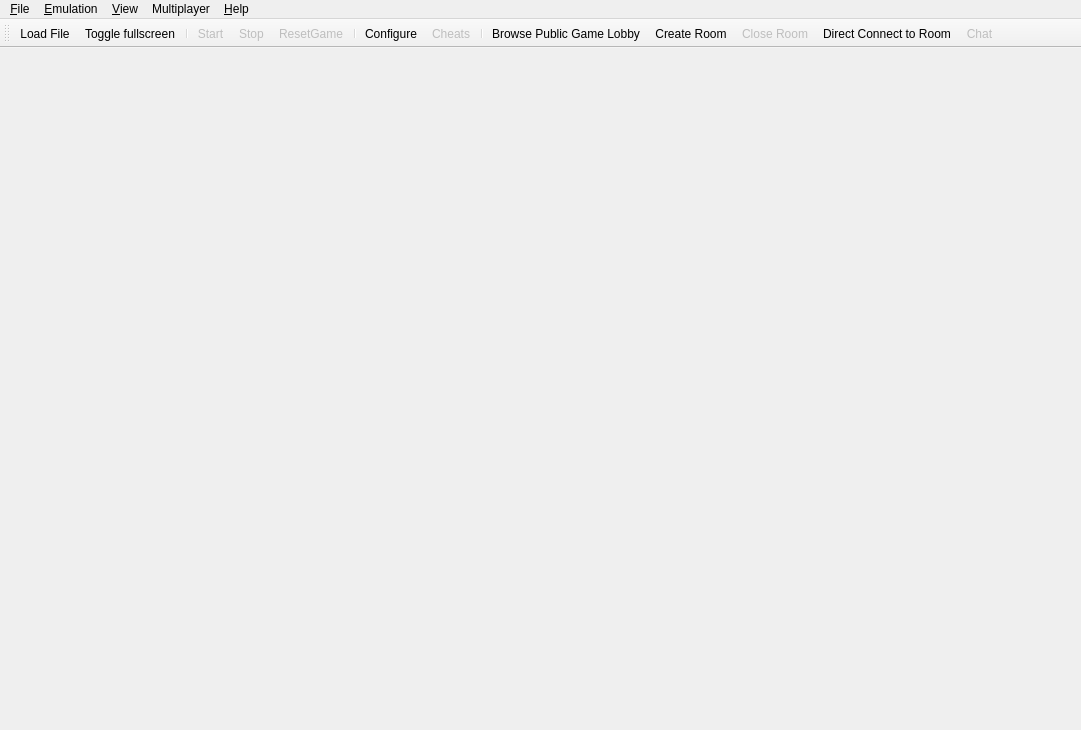
<?xml version="1.0" encoding="UTF-8"?>
<ui version="4.0">
 <class>MainWindow</class>
 <widget class="QMainWindow" name="MainWindow">
  <property name="geometry">
   <rect>
    <x>0</x>
    <y>0</y>
    <width>1081</width>
    <height>730</height>
   </rect>
  </property>
  <property name="windowTitle">
   <string>Citra</string>
  </property>
  <property name="windowIcon">
   <iconset>
    <normaloff>src/pcafe/res/icon3_64x64.ico</normaloff>src/pcafe/res/icon3_64x64.ico</iconset>
  </property>
  <property name="tabShape">
   <enum>QTabWidget::Rounded</enum>
  </property>
  <property name="dockNestingEnabled">
   <bool>true</bool>
  </property>
  <widget class="QWidget" name="centralwidget">
   <layout class="QHBoxLayout" name="horizontalLayout">
    <property name="leftMargin">
     <number>0</number>
    </property>
    <property name="topMargin">
     <number>0</number>
    </property>
    <property name="rightMargin">
     <number>0</number>
    </property>
    <property name="bottomMargin">
     <number>0</number>
    </property>
   </layout>
  </widget>
  <widget class="QMenuBar" name="menubar">
   <property name="geometry">
    <rect>
     <x>0</x>
     <y>0</y>
     <width>1081</width>
     <height>21</height>
    </rect>
   </property>
   <widget class="QMenu" name="menu_File">
    <property name="title">
     <string>&amp;File</string>
    </property>
    <widget class="QMenu" name="menu_recent_files">
     <property name="title">
      <string>Recent Files</string>
     </property>
    </widget>
    <addaction name="action_Load_File"/>
    <addaction name="action_Install_CIA"/>
    <addaction name="separator"/>
    <addaction name="action_Select_Game_List_Root"/>
    <addaction name="menu_recent_files"/>
    <addaction name="separator"/>
    <addaction name="action_Exit"/>
   </widget>
   <widget class="QMenu" name="menu_Emulation">
    <property name="title">
     <string>&amp;Emulation</string>
    </property>
    <addaction name="action_Start"/>
    <addaction name="action_Pause"/>
    <addaction name="action_Stop"/>
    <addaction name="action_Reset"/>
    <addaction name="separator"/>
    <addaction name="action_Configure"/>
    <addaction name="action_Cheats"/>
   </widget>
   <widget class="QMenu" name="menu_View">
    <property name="title">
     <string>&amp;View</string>
    </property>
    <widget class="QMenu" name="menu_View_Debugging">
     <property name="title">
      <string>Debugging</string>
     </property>
     <addaction name="action_Create_Pica_Surface_Viewer"/>
     <addaction name="separator"/>
    </widget>
    <addaction name="action_Fullscreen"/>
    <addaction name="action_Single_Window_Mode"/>
    <addaction name="action_Display_Dock_Widget_Headers"/>
    <addaction name="action_Show_Filter_Bar"/>
    <addaction name="action_Show_Status_Bar"/>
    <addaction name="action_Show_Toolbar"/>
    <addaction name="action_limitframe"/>
    <addaction name="menu_View_Debugging"/>
   </widget>
   <widget class="QMenu" name="menu_Multiplayer">
    <property name="enabled">
     <bool>true</bool>
    </property>
    <property name="title">
     <string>Multiplayer</string>
    </property>
    <addaction name="action_View_Lobby"/>
    <addaction name="action_Start_Room"/>
    <addaction name="action_Stop_Room"/>
    <addaction name="action_Connect_To_Room"/>
    <addaction name="separator"/>
    <addaction name="action_Chat"/>
   </widget>
   <widget class="QMenu" name="menu_Help">
    <property name="title">
     <string>&amp;Help</string>
    </property>
    <addaction name="action_Check_For_Updates"/>
    <addaction name="action_Open_Maintenance_Tool"/>
    <addaction name="separator"/>
    <addaction name="action_FAQ"/>
    <addaction name="action_About"/>
   </widget>
   <addaction name="menu_File"/>
   <addaction name="menu_Emulation"/>
   <addaction name="menu_View"/>
   <addaction name="menu_Multiplayer"/>
   <addaction name="menu_Help"/>
  </widget>
    <widget class="QToolBar" name="toolbar">
      <property name="enabled">
        <bool>true</bool>
      </property>
      <property name="windowTitle">
        <string>Toolbar</string>
      </property>
      <property name="iconSize">
        <size>
          <width>35</width>
          <height>30</height>
        </size>
      </property>
      <property name="floatable">
        <bool>false</bool>
      </property>
      <attribute name="toolBarArea">
        <enum>TopToolBarArea</enum>
      </attribute>
      <attribute name="toolBarBreak">
        <bool>false</bool>
      </attribute>
      <addaction name="action_Toolbar_Load_File"/>
      <addaction name="action_Toolbar_Toggle_Fullscreen"/>
      <addaction name="separator"/>
      <addaction name="action_Toolbar_Start_Pause"/>
      <addaction name="action_Toolbar_Stop"/>
      <addaction name="action_Toolbar_Reset"/>
      <addaction name="separator"/>
      <addaction name="action_Toolbar_Configure"/>
      <addaction name="action_Toolbar_Cheats"/>
      <addaction name="separator"/>
      <addaction name="action_Toolbar_View_Lobby"/>
      <addaction name="action_Toolbar_Start_Room"/>
      <addaction name="action_Toolbar_Stop_Room"/>
      <addaction name="action_Toolbar_Connect_To_Room"/>
      <addaction name="action_Toolbar_Chat"/>
    </widget>
  <action name="action_Load_File">
   <property name="text">
    <string>Load File...</string>
   </property>
  </action>
  <action name="action_Install_CIA">
   <property name="text">
    <string>Install CIA...</string>
   </property>
  </action>
  <action name="action_Load_Symbol_Map">
   <property name="text">
    <string>Load Symbol Map...</string>
   </property>
  </action>
  <action name="action_Exit">
   <property name="text">
    <string>E&amp;xit</string>
   </property>
  </action>
  <action name="action_Start">
   <property name="enabled">
    <bool>false</bool>
   </property>
   <property name="text">
    <string>&amp;Start</string>
   </property>
  </action>
  <action name="action_Pause">
   <property name="enabled">
    <bool>false</bool>
   </property>
   <property name="text">
    <string>&amp;Pause</string>
   </property>
  </action>
  <action name="action_Stop">
   <property name="enabled">
    <bool>false</bool>
   </property>
   <property name="text">
    <string>&amp;Stop</string>
   </property>
  </action>
  <action name="action_Reset">
   <property name="enabled">
    <bool>false</bool>
   </property>
   <property name="text">
    <string>&amp;Reset</string>
   </property>
  </action>
  <action name="action_FAQ">
   <property name="text">
    <string>FAQ</string>
   </property>
  </action>
  <action name="action_About">
   <property name="text">
    <string>About Citra</string>
   </property>
  </action>
  <action name="action_Single_Window_Mode">
   <property name="checkable">
    <bool>true</bool>
   </property>
   <property name="text">
    <string>Single Window Mode</string>
   </property>
  </action>
  <action name="action_Configure">
   <property name="text">
    <string>Configure...</string>
   </property>
  </action>
   <action name="action_Cheats">
     <property name="text">
       <string>Cheats ...</string>
     </property>
   </action>
  <action name="action_Display_Dock_Widget_Headers">
   <property name="checkable">
    <bool>true</bool>
   </property>
   <property name="text">
    <string>Display Dock Widget Headers</string>
   </property>
  </action>
  <action name="action_Show_Filter_Bar">
   <property name="checkable">
    <bool>true</bool>
   </property>
   <property name="text">
    <string>Show Filter Bar</string>
   </property>
  </action>
  <action name="action_Show_Status_Bar">
   <property name="checkable">
    <bool>true</bool>
   </property>
   <property name="text">
    <string>Show Status Bar</string>
   </property>
  </action>
  <action name="action_Show_Toolbar">
   <property name="checkable">
    <bool>true</bool>
   </property>
   <property name="text">
    <string>Show Tool Bar</string>
   </property>
  </action>
  <action name="action_limitframe">
   <property name="checkable">
    <bool>true</bool>
   </property>
   <property name="text">
    <string>Frame Limit</string>
   </property>
  </action>
  <action name="action_Select_Game_List_Root">
   <property name="text">
    <string>Select Game Directory...</string>
   </property>
   <property name="toolTip">
    <string>Selects a folder to display in the game list</string>
   </property>
  </action>
  <action name="action_Create_Pica_Surface_Viewer">
   <property name="text">
    <string>Create Pica Surface Viewer</string>
   </property>
  </action>
    <action name="action_Toolbar_Load_File">
      <property name="icon">
        <iconset resource="../../dist/toolbar_icons/toolbar_icons.qrc">
          <normaloff>:/toolbar_icons/rc/load_file.png</normaloff>:/toolbar_icons/rc/load_file.png
        </iconset>
      </property>
      <property name="text">
        <string>Load File...</string>
      </property>
      <property name="toolTip">
        <string>Load File </string>
      </property>
    </action>
    <action name="action_Toolbar_Toggle_Fullscreen">
      <property name="icon">
        <iconset resource="../../dist/toolbar_icons/toolbar_icons.qrc">
          <normaloff>:/toolbar_icons/rc/fullscreen.png</normaloff>:/toolbar_icons/rc/fullscreen.png
        </iconset>
      </property>
      <property name="text">
        <string>Toggle fullscreen</string>
      </property>
      <property name="toolTip">
        <string>Toggle fullscreen</string>
      </property>
    </action>
    <action name="action_Toolbar_Start_Pause">
      <property name="enabled">
        <bool>false</bool>
      </property>
      <property name="icon">
        <iconset resource="../../dist/toolbar_icons/toolbar_icons.qrc">
          <normaloff>:/toolbar_icons/rc/start.png</normaloff>:/toolbar_icons/rc/start.png
        </iconset>
      </property>
      <property name="text">
        <string>Start</string>
      </property>
      <property name="toolTip">
        <string>Start emulation</string>
      </property>
    </action>
    <action name="action_Toolbar_Stop">
      <property name="enabled">
        <bool>false</bool>
      </property>
      <property name="icon">
        <iconset resource="../../dist/toolbar_icons/toolbar_icons.qrc">
          <normaloff>:/toolbar_icons/rc/stop.png</normaloff>:/toolbar_icons/rc/stop.png
        </iconset>
      </property>
      <property name="text">
        <string>Stop</string>
      </property>
      <property name="toolTip">
        <string>Stop emulation</string>
      </property>
    </action>
    <action name="action_Toolbar_Reset">
      <property name="enabled">
        <bool>false</bool>
      </property>
      <property name="icon">
        <iconset resource="../../dist/toolbar_icons/toolbar_icons.qrc">
          <normaloff>:/toolbar_icons/rc/reset.png</normaloff>:/toolbar_icons/rc/reset.png
        </iconset>
      </property>
      <property name="text">
        <string>ResetGame</string>
      </property>
      <property name="toolTip">
        <string>ResetGame</string>
      </property>
    </action>
    <action name="action_Toolbar_Configure">
      <property name="enabled">
        <bool>true</bool>
      </property>
      <property name="icon">
        <iconset resource="../../dist/toolbar_icons/toolbar_icons.qrc">
          <normaloff>:/toolbar_icons/rc/configure.png</normaloff>:/toolbar_icons/rc/configure.png
        </iconset>
      </property>
      <property name="text">
        <string>Configure</string>
      </property>
      <property name="toolTip">
        <string>Configure</string>
      </property>
    </action>
    <action name="action_Toolbar_Cheats">
      <property name="enabled">
        <bool>false</bool>
      </property>
      <property name="icon">
        <iconset resource="../../dist/toolbar_icons/toolbar_icons.qrc">
          <normaloff>:/toolbar_icons/rc/cheats.png</normaloff>:/toolbar_icons/rc/cheats.png
        </iconset>
      </property>
      <property name="text">
        <string>Cheats</string>
      </property>
      <property name="toolTip">
        <string>Cheats</string>
      </property>
    </action>
    <action name="action_Toolbar_View_Lobby">
      <property name="enabled">
        <bool>true</bool>
      </property>
      <property name="icon">
        <iconset resource="../../dist/toolbar_icons/toolbar_icons.qrc">
          <normaloff>:/toolbar_icons/rc/Lobby.png</normaloff>:/toolbar_icons/rc/Lobby.png
        </iconset>
      </property>
      <property name="text">
        <string>Browse Public Game Lobby</string>
      </property>
      <property name="toolTip">
        <string>Browse Public Game Lobby</string>
      </property>
    </action>
    <action name="action_Toolbar_Start_Room">
      <property name="enabled">
        <bool>true</bool>
      </property>
      <property name="icon">
        <iconset resource="../../dist/toolbar_icons/toolbar_icons.qrc">
          <normaloff>:/toolbar_icons/rc/open.png</normaloff>:/toolbar_icons/rc/open.png
        </iconset>
      </property>
      <property name="text">
        <string>Create Room</string>
      </property>
      <property name="toolTip">
        <string>Create Room</string>
      </property>
    </action>
    <action name="action_Toolbar_Stop_Room">
      <property name="enabled">
        <bool>false</bool>
      </property>
      <property name="icon">
        <iconset resource="../../dist/toolbar_icons/toolbar_icons.qrc">
          <normaloff>:/toolbar_icons/rc/close.png</normaloff>:/toolbar_icons/rc/close.png
        </iconset>
      </property>
      <property name="text">
        <string>Close Room</string>
      </property>
      <property name="toolTip">
        <string>Close Room</string>
      </property>
    </action>
    <action name="action_Toolbar_Connect_To_Room">
      <property name="enabled">
        <bool>true</bool>
      </property>
      <property name="icon">
        <iconset resource="../../dist/toolbar_icons/toolbar_icons.qrc">
          <normaloff>:/toolbar_icons/rc/direct.png</normaloff>:/toolbar_icons/rc/direct.png
        </iconset>
      </property>
      <property name="text">
        <string>Direct Connect to Room</string>
      </property>
      <property name="toolTip">
        <string>Direct Connect to Room</string>
      </property>
    </action>
    <action name="action_Toolbar_Chat">
      <property name="enabled">
        <bool>false</bool>
      </property>
      <property name="icon">
        <iconset resource="../../dist/toolbar_icons/toolbar_icons.qrc">
          <normaloff>:/toolbar_icons/rc/chat.png</normaloff>:/toolbar_icons/rc/chat.png
        </iconset>
      </property>
      <property name="text">
        <string>Chat</string>
      </property>
      <property name="toolTip">
        <string>Chat</string>
      </property>
    </action>
   <action name="action_View_Lobby">
     <property name="enabled">
       <bool>true</bool>
     </property>
     <property name="text">
       <string>Browse Public Game Lobby</string>
     </property>
   </action>
   <action name="action_Start_Room">
     <property name="enabled">
       <bool>true</bool>
     </property>
     <property name="text">
       <string>Create Room</string>
     </property>
   </action>
   <action name="action_Stop_Room">
     <property name="enabled">
       <bool>false</bool>
     </property>
     <property name="text">
       <string>Close Room</string>
     </property>
   </action>
  <action name="action_Connect_To_Room">
   <property name="text">
    <string>Direct Connect to Room</string>
   </property>
  </action>
  <action name="action_Chat">
   <property name="enabled">
    <bool>false</bool>
   </property>
   <property name="text">
    <string>Chat</string>
   </property>
  </action>
  <action name="action_Fullscreen">
   <property name="checkable">
    <bool>true</bool>
   </property>
   <property name="text">
    <string>Fullscreen</string>
   </property>
  </action>
  <action name="action_Open_Maintenance_Tool">
   <property name="text">
    <string>Modify Citra Install</string>
   </property>
   <property name="toolTip">
    <string>Opens the maintenance tool to modify your Citra installation</string>
   </property>
  </action>
  <action name="action_Check_For_Updates">
   <property name="text">
    <string>Check for Updates</string>
   </property>
  </action>
 </widget>
 <resources>
  <include location="../../dist/toolbar_icons/toolbar_icons.qrc"/>
 </resources>
 <connections/>
</ui>
